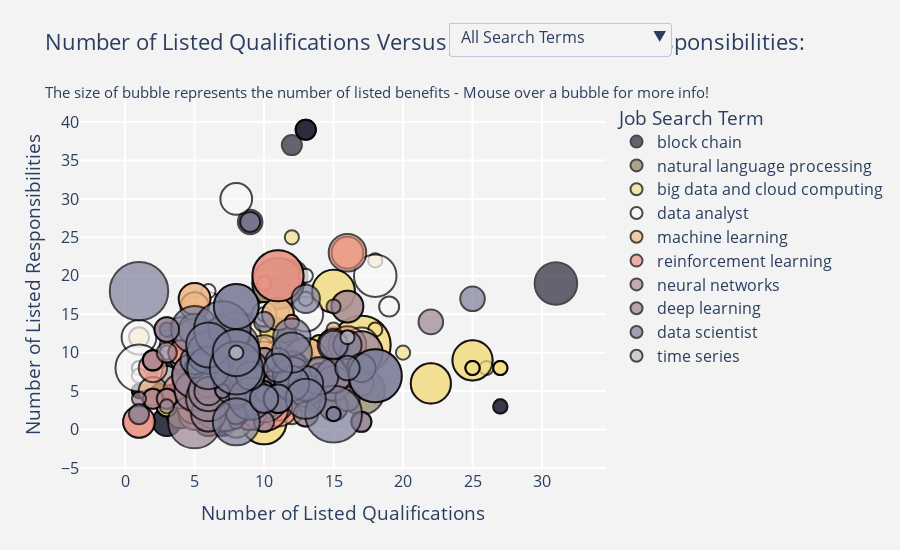

The cell this chart's notebook holds for it:
### Code cell
# Additional considerations here: show a minimum benefits
# What to do with ones that have no benefits?
# Consider the y axis goes to less than 0

import plotly.graph_objects as go
import plotly.express as px
import pandas as pd
import math

color_map = {
    'block chain': '#272838',
    'natural language processing': '#8D8361',
    'big data and cloud computing': "#F3DE8A",
    'machine learning': "#EFB988",
    'reinforcement learning': '#EB9486',
    'neural networks': '#B58A90',
    'deep learning': '#9A8595',
    'data scientist': '#7E7F9A',
    'time series analysis': '#BCBCC9',
    'time series': '#BCBCC9',
    'data analyst': '#F9F8F8',
}

# Reference for bubble size
size_ref = 2*max(agg_sub['num_benefits'])/(65**2)

# Create the viz lists
# 1 value true for all 11 categories
viz_lists = [[True if i == j else False for i in range(11)]for j in range(10)] 

# Initialize the figure
fig = go.Figure()

# Loop through each search term
for i, topic in enumerate(agg_sub['category'].unique()):
    # Filter the dataframe by household
    topic_df = agg_sub[agg_sub['category'] == topic]
    
    # Create the customdata for the hover text
    customdata = topic_df[['title', 'company_name', 'location','category', 'num_qualifications', 'num_responsibilities', 'num_benefits']]
    
    fig.add_trace(
        go.Scatter(
            x=topic_df['num_qualifications'],
            y=topic_df['num_responsibilities'],
            customdata=customdata,
            hovertemplate = '<b>%{customdata[0]}</b><br>Company: %{customdata[1]}<br>Location: %{customdata[2]}<br>Search term: %{customdata[3]}<extra></extra><br><br>Number of benefits: %{customdata[6]}',
            name=topic,
            mode = 'markers',
            marker_size = topic_df['num_benefits'],
            marker = dict(color = color_map[topic], sizemode = 'area', sizeref=size_ref, 
                           line_width=2, line_color='black'),
        )
    )

# Full custom hovertemplate:
#'<b>%{customdata[0]}</b><br>Company: %{customdata[1]}<br>Location: %{customdata[2]}<br>Search term: %{customdata[3]}<extra></extra><br>Number of qualifications: %{customdata[4]}<br>Number of responsibilities: %{customdata[5]}<br>Number of benefits: %{customdata[6]}


fig.update_layout(
    title='Number of Listed Qualifications Versus Number of Listed Responsibilities:<br><br><sup>The size of bubble represents the number of listed benefits - Mouse over a bubble for more info!</sup>',
    xaxis=dict(
        title='Number of Listed Qualifications',
        gridcolor='white',
        gridwidth=2,
    ),
    yaxis=dict(
        title='Number of Listed Responsibilities',
        gridcolor='white',
        gridwidth=2,
    ),
    paper_bgcolor='rgb(243, 243, 243)',
    plot_bgcolor='rgb(243, 243, 243)',
    legend_title_text = 'Job Search Term',
    font=dict(size=16),
    height = 550
)


# Add a dropdown menu to filter by appliance
fig.update_layout(
    updatemenus=[
        go.layout.Updatemenu(
            type='dropdown',
            showactive=True,
            buttons=[
                {'label': 'All Search Terms', 'method': 'update', 'args': [{'visible': True}, 
                                                              ]},
                {'label': 'Blockchain', 'method': 'update', 'args': [{'visible': viz_lists[0]}, ]},
                {'label': 'NLP', 'method': 'update', 'args': [{'visible': viz_lists[1]}, ]},
                {'label': 'Big Data', 'method': 'update', 'args': [{'visible': viz_lists[2]}, ]},
                {'label': 'Data Analyst', 'method': 'update', 'args': [{'visible': viz_lists[3]}, ]},
                {'label': 'Machine Learning', 'method': 'update', 'args': [{'visible': viz_lists[4]}, ]},
                {'label': 'Reinforcement Learning', 'method': 'update', 'args': [{'visible': viz_lists[5]}, ]},
                {'label': 'Neural Networks', 'method': 'update', 'args': [{'visible': viz_lists[6]}, ]},
                {'label': 'Deep Learning', 'method': 'update', 'args': [{'visible': viz_lists[7]}, ]},
                {'label': 'Data Scientist', 'method': 'update', 'args': [{'visible': viz_lists[8]}, ]},
                {'label': 'Time Series', 'method': 'update', 'args': [{'visible': viz_lists[9]}, ]}
            ],
        x = 0.7,
        xanchor = 'left',
        y = 1.21,
        yanchor = 'top',
        )
    ]
)

fig.update_layout(legend= {'itemsizing': 'constant'})
fig.show()

### Figure 1 — Plotly figure (JSON) as saved in the notebook; plotly's stock layout.template omitted (floating-point values rounded to 4 significant figures; data arrays with more than 128 entries replaced by an {"elided": "..."} marker saying what was removed)
{"data": [{"customdata": {"elided": "90x7 mixed values"}, "hovertemplate": "<b>%{customdata[0]}</b><br>Company: %{customdata[1]}<br>Location: %{customdata[2]}<br>Search term: %{customdata[3]}<extra></extra><br><br>Number of benefits: %{customdata[6]}", "marker": {"color": "#272838", "line": {"color": "black", "width": 2}, "size": [0, 2, 0, 0, 0, 1, 4, 9, 0, 0, 2, 1, 4, 0, 2, 4, 1, 2, 0, 4, 2, 1, 11, 0, 4, 3, 0, 0, 0, 8, 0, 1, 0, 0, 9, 2, 0, 3, 1, 0, 5, 0, 4, 2, 0, 9, 0, 0, 2, 0, 0, 0, 2, 0, 1, 0, 4, 0, 0, 0, 0, 0, 0, 1, 5, 0, 2, 0, 10, 0, 0, 11, 0, 9, 2, 3, 4, 4, 6, 2, 0, 3, 1, 0, 2, 9, 0, 4, 4, 0], "sizemode": "area", "sizeref": 0.009941}, "mode": "markers", "name": "block chain", "type": "scatter", "x": [6, 10, 3, 1, 4, 8, 8, 5, 9, 2, 13, 27, 15, null, 5, 14, null, 13, null, 8, 10, 1, 9, 9, 7, 10, 12, 4, 6, 8, 6, 1, 2, 8, 3, 13, null, 10, 9, 9, 12, null, 7, 10, null, 31, 3, 6, 12, 6, 3, 8, 10, 2, 1, null, 14, 13, 2, 7, 7, 6, 5, 27, 5, 4, 10, 5, 8, 7, 8, 9, 12, 5, 12, 9, 3, 8, 6, 14, 9, 10, 9, 5, 17, 3, 8, 3, 8, 2], "y": [5, 9, 6, 1, 8, 1, 5, 5, null, 6, 39, 3, 7, null, 5, 8, 7, 39, null, 5, 9, 5, 12, 4, 1, 8, 4, 3, 4, 10, 12, 5, null, 7, 6, 39, null, 8, 4, 4, 20, null, 1, 1, null, 19, 5, 5, 37, 12, 6, 12, 9, 2, 5, null, 8, 10, 6, 8, 8, 4, 7, 3, 5, 3, 9, 12, 7, 7, 7, 12, 8, 5, 6, 27, 1, 5, 6, 4, 4, 8, 4, 3, 7, 6, 7, 1, 5, 8]}, {"customdata": {"elided": "90x7 mixed values"}, "hovertemplate": "<b>%{customdata[0]}</b><br>Company: %{customdata[1]}<br>Location: %{customdata[2]}<br>Search term: %{customdata[3]}<extra></extra><br><br>Number of benefits: %{customdata[6]}", "marker": {"color": "#8D8361", "line": {"color": "black", "width": 2}, "size": [1, 2, 0, 13, 0, 3, 3, 0, 0, 0, 2, 8, 0, 0, 1, 0, 2, 0, 0, 1, 4, 0, 0, 4, 0, 3, 10, 0, 0, 0, 0, 10, 0, 11, 0, 2, 5, 3, 7, 4, 13, 8, 0, 0, 3, 0, 0, 10, 5, 0, 3, 0, 2, 0, 0, 3, 5, 4, 7, 0, 4, 0, 0, 1, 4, 0, 0, 0, 0, 1, 0, 0, 4, 0, 1, 0, 0, 0, 2, 5, 10, 0, 0, 0, 0, 0, 4, 1, 4, 4], "sizemode": "area", "sizeref": 0.009941}, "mode": "markers", "name": "natural language processing", "type": "scatter", "x": [7, 15, null, 11, 4, 11, 5, 7, 2, 11, 9, 14, 10, null, 7, 1, 9, 8, 6, null, 6, 8, null, 4, 5, 11, 15, 1, 2, 4, 5, 6, null, 17, 1, 6, 6, 10, 11, 6, 11, 14, null, 2, 10, 4, 5, 15, 7, 3, 5, 11, 9, 11, 10, 15, 7, 6, 11, null, 6, 10, 3, 12, 11, 6, 12, 7, 2, 7, 8, 8, 11, 8, 7, null, 8, 18, 9, 6, 15, 5, 3, 8, 3, 8, 4, 12, 11, 6], "y": [2, 12, 2, 19, 6, 8, 6, 7, 2, 15, 8, 8, null, null, 6, null, 8, 3, 1, 6, 1, 3, null, 2, 4, 18, 7, 20, 2, 8, 8, 5, 2, 5, null, 7, 2, 9, 12, 1, 19, 8, 2, 2, 9, 6, 8, 7, null, 6, 6, 7, 8, 15, null, 7, null, 1, 12, null, 1, 4, 3, 3, 5, null, 2, 9, 20, 2, 3, 7, 5, 3, 2, 1, 1, 9, 8, 2, 7, 4, 9, 3, 6, 3, 2, 3, 5, 1]}, {"customdata": {"elided": "90x7 mixed values"}, "hovertemplate": "<b>%{customdata[0]}</b><br>Company: %{customdata[1]}<br>Location: %{customdata[2]}<br>Search term: %{customdata[3]}<extra></extra><br><br>Number of benefits: %{customdata[6]}", "marker": {"color": "#F3DE8A", "line": {"color": "black", "width": 2}, "size": [4, 0, 0, 9, 1, 10, 1, 3, 8, 0, 17, 2, 0, 1, 1, 0, 0, 1, 8, 10, 2, 0, 0, 0, 2, 2, 1, 1, 0, 0, 0, 0, 0, 0, 0, 7, 1, 1, 0, 0, 0, 0, 0, 0, 10, 2, 1, 0, 0, 0, 1, 9, 2, 0, 0, 8, 1, 0, 8, 2, 2, 0, 0, 3, 1, 0, 0, 0, 17, 1, 1, 1, 0, 7, 1, 1, 10, 0, 0, 0, 2, 1, 0, 4, 1, 2, 2, 2, 1, 0], "sizemode": "area", "sizeref": 0.009941}, "mode": "markers", "name": "big data and cloud computing", "type": "scatter", "x": [10, 19, 17, 15, 2, 10, 27, 16, 22, 19, 17, null, 14, 25, 6, 1, 20, 27, 25, 10, 14, 24, 11, 19, 3, null, 18, 7, 6, 19, 4, 15, 16, 25, 12, 15, 26, 11, 4, 24, 18, 18, 9, 19, 10, 3, 7, 11, 19, 19, 11, 15, 13, 11, 11, 25, 25, 24, 22, 14, 3, 12, 25, 16, 1, 5, 11, 3, 17, 20, 25, 18, 16, 15, 18, 27, 10, 15, 16, 4, null, 2, 4, 10, 12, 4, null, 1, 25, 17], "y": [13, 13, 9, 18, null, 1, 8, 7, 6, 16, 11, 5, 7, 8, 13, 1, 9, 8, 9, 8, 11, 7, 8, 5, 3, 5, 13, 1, null, 13, 8, 11, 7, 24, 8, 8, 8, 8, 15, 7, 9, 1, 7, 13, 8, 3, 1, 8, 13, 5, 8, 18, 9, null, 4, 9, 8, 7, 6, 11, 3, 8, 24, 7, 2, 11, 8, 8, 11, 10, 8, 13, 7, 8, 22, 8, 1, 11, 20, 15, 3, null, 8, 13, 25, 9, 5, 12, 8, 9]}, {"customdata": {"elided": "90x7 mixed values"}, "hovertemplate": "<b>%{customdata[0]}</b><br>Company: %{customdata[1]}<br>Location: %{customdata[2]}<br>Search term: %{customdata[3]}<extra></extra><br><br>Number of benefits: %{customdata[6]}", "marker": {"color": "#F9F8F8", "line": {"color": "black", "width": 2}, "size": [6, 0, 0, 0, 0, 0, 0, 2, 0, 2, 0, 0, 2, 0, 0, 2, 9, 2, 0, 3, 0, 0, 4, 2, 0, 0, 0, 0, 0, 3, 1, 8, 0, 6, 0, 0, 0, 0, 0, 0, 2, 0, 7, 0, 0, 1, 3, 3, 0, 2, 1, 2, 1, 1, 2, 0, 0, 1, 0, 1, 0, 0, 6, 4, 0, 5, 6, 11, 1, 1, 7, 1, 1, 0, 6, 12, 2, 0, 4, 0, 0, 1, 1, 1, 0, 1, 0, 1, 0, 0], "sizemode": "area", "sizeref": 0.009941}, "mode": "markers", "name": "data analyst", "type": "scatter", "x": [16, 14, 7, 7, 12, 10, 10, 11, 6, 8, null, 6, 19, 9, 7, 5, 18, 12, 6, 10, null, 6, 6, 9, 9, 7, 15, 19, 6, 10, 6, 8, 6, 17, 10, 13, 14, 18, 16, 6, 3, 7, 12, null, 6, 1, 10, 9, 14, 10, 1, 10, 10, 3, 5, null, 7, 1, null, 8, null, 9, 13, 15, 9, 8, 1, 1, 6, 13, 7, 10, 13, 7, 10, 8, 10, 22, 12, null, 19, 8, 8, 3, null, 3, null, 14, null, 8], "y": [7, 18, 17, 19, 9, 17, 8, 5, 10, 6, null, 17, 16, 19, null, 16, 20, 5, 9, 15, null, 9, 16, 10, 8, null, 4, 24, 10, 15, 18, 4, 9, 11, 10, 14, 12, 13, 21, 10, 7, 10, 9, null, 6, 8, 8, 3, 12, 5, 8, 5, 11, 12, 15, 3, 18, 7, null, 1, null, 16, 15, 3, 13, 30, 12, 8, 8, 20, 8, 15, 17, 18, 7, 12, 5, 13, 8, null, 14, null, 7, 11, null, 10, null, 10, 3, 2]}, {"customdata": {"elided": "90x7 mixed values"}, "hovertemplate": "<b>%{customdata[0]}</b><br>Company: %{customdata[1]}<br>Location: %{customdata[2]}<br>Search term: %{customdata[3]}<extra></extra><br><br>Number of benefits: %{customdata[6]}", "marker": {"color": "#EFB988", "line": {"color": "black", "width": 2}, "size": [0, 0, 5, 0, 1, 5, 7, 2, 4, 2, 2, 0, 3, 4, 0, 3, 0, 5, 11, 0, 5, 0, 10, 7, 0, 6, 5, 3, 7, 1, 0, 4, 5, 6, 7, 7, 4, 5, 4, 6, 5, 7, 0, 1, 0, 1, 6, 3, 0, 0, 5, 4, 5, 1, 4, 7, 6, 10, 7, 3, 0, 3, 0, 3, 0, 0, 3, 2, 4, 6, 6, 0, 0, 5, 4, 0, 0, 1, 3, 0, 0, 5, 3, 7, 3, 6, 6, 9, 2, 7], "sizemode": "area", "sizeref": 0.009941}, "mode": "markers", "name": "machine learning", "type": "scatter", "x": [23, 6, 16, 14, 5, 5, 9, 10, 2, 7, 7, 14, 13, 5, 16, 11, 10, 5, 10, null, 13, 10, 13, 6, null, 11, 11, 9, 9, 12, null, 10, 15, 6, 11, 7, null, 11, 8, 12, 12, 10, null, 10, 6, 15, 6, 4, 8, 4, 16, 2, 9, 7, 5, 9, 12, 13, 7, 13, null, 9, 12, 6, null, 6, 8, null, 10, 10, 12, 12, 4, 16, null, 8, 2, 10, 9, 10, null, 8, 8, 8, 17, 14, 9, 17, 12, 5], "y": [4, 6, 16, 5, 1, 17, 6, 1, null, null, null, 9, 4, 16, 12, 4, 8, 17, 4, null, 5, 8, 9, 4, null, 5, 15, 6, null, null, 5, 3, 11, 2, 9, 11, 5, 15, 5, 7, 8, 9, null, 2, 2, 13, 2, 13, 8, 9, 23, 5, null, 6, 5, null, 7, 9, 11, 2, null, 7, 14, 6, null, 6, 11, 3, 4, 10, 8, 2, null, 23, 5, 4, 6, 2, 6, 9, null, 1, 11, 5, 6, 7, 8, 10, 2, 12]}, {"customdata": {"elided": "90x7 mixed values"}, "hovertemplate": "<b>%{customdata[0]}</b><br>Company: %{customdata[1]}<br>Location: %{customdata[2]}<br>Search term: %{customdata[3]}<extra></extra><br><br>Number of benefits: %{customdata[6]}", "marker": {"color": "#EB9486", "line": {"color": "black", "width": 2}, "size": [0, 0, 5, 3, 0, 8, 0, 0, 2, 0, 0, 0, 1, 12, 0, 8, 3, 0, 12, 0, 0, 4, 7, 4, 0, 1, 0, 1, 0, 5, 0, 0, 1, 13, 0, 5, 8, 0, 5, 0, 2, 15, 5, 1, 0, 0, 0, 0, 4, 4, 2, 8, 0, 0, 7, 3, 0, 3, 12, 7, 0, 0, 12, 5, 4, 0, 6, 0, 0, 2, 0, 0, 0, 0, 13, 1, 8, 0, 0, 0, 6, 0, 0, 5, 0, 3, 0, 5, 5, 2], "sizemode": "area", "sizeref": 0.009941}, "mode": "markers", "name": "reinforcement learning", "type": "scatter", "x": [1, 6, 9, 7, 4, 5, null, 9, 7, 15, 15, 4, 10, 10, 15, 11, 4, 8, 6, 8, 9, 14, 9, 2, 10, 11, 6, 11, 1, 5, null, 8, 12, 11, null, 1, 10, null, 6, null, 7, 7, 5, 8, 8, null, 11, 9, 5, 11, 5, 5, 9, null, 16, 7, null, 3, 10, 16, 8, 11, 6, 9, 14, null, 5, 15, null, 7, 1, 9, 5, null, 11, 12, 10, null, 8, 1, 4, 4, 2, 1, null, 4, 4, 9, 6, 5], "y": [null, 6, 2, 6, 6, 5, 3, 6, 5, 2, 2, 6, 19, 3, 16, 3, 10, 11, 4, 5, 6, 4, 6, 8, 9, 7, 6, 8, 2, null, null, 4, 14, 20, null, 1, 4, null, 8, 1, 5, 8, 2, 5, 11, 2, 4, null, 9, 3, 4, 5, 15, 3, 11, 6, 1, 13, 3, 23, 5, 7, 4, 6, 4, 1, 3, 16, null, 8, 20, 6, 6, null, 20, 14, 4, null, 4, null, 5, 6, 3, 1, null, 10, 6, 2, 8, 4]}, {"customdata": {"elided": "90x7 mixed values"}, "hovertemplate": "<b>%{customdata[0]}</b><br>Company: %{customdata[1]}<br>Location: %{customdata[2]}<br>Search term: %{customdata[3]}<extra></extra><br><br>Number of benefits: %{customdata[6]}", "marker": {"color": "#B58A90", "line": {"color": "black", "width": 2}, "size": [2, 0, 5, 0, 0, 5, 7, 0, 21, 1, 0, 0, 2, 0, 5, 0, 0, 2, 5, 4, 1, 4, 0, 2, 0, 0, 5, 1, 0, 5, 7, 0, 2, 0, 0, 3, 0, 3, 2, 0, 0, 0, 0, 2, 0, 0, 0, 0, 0, 0, 5, 7, 7, 0, 1, 0, 5, 5, 0, 0, 0, 5, 1, 21, 0, 2, 0, 0, 0, 2, 0, 2, 3, 0, 4, 0, 3, 0, 1, 2, 0, 0, 5, 0, 0, 0, 0, 5, 0, 4], "sizemode": "area", "sizeref": 0.009941}, "mode": "markers", "name": "neural networks", "type": "scatter", "x": [2, 4, 5, 17, 21, 16, 10, null, 7, 10, 2, null, 6, 1, 9, 2, 1, 2, 9, 6, 9, 15, null, 2, null, null, 5, 10, 3, 5, 7, 8, 3, 11, 9, 7, 5, 14, 2, 4, null, 3, null, 2, 1, 1, null, null, 4, 2, 5, 10, 7, null, 9, 5, 9, 5, 1, 21, 2, 16, 10, 7, 3, 6, null, null, 2, 6, 4, 2, 7, 5, 15, null, 14, 1, 10, 3, 11, 17, 5, 14, 7, 9, null, 9, 8, 6], "y": [9, 2, null, 4, 14, null, 7, 1, 4, 6, 2, null, 7, null, null, null, 10, 4, 4, 7, 8, 3, 3, 9, null, 1, null, 6, 2, null, 10, 3, 4, 4, 1, 5, null, 7, 9, 2, null, null, null, 4, 1, null, null, null, 5, 1, null, 7, 10, 1, 8, null, 4, null, null, 14, 2, null, 6, 4, 2, 7, null, null, null, 6, 2, 9, 5, 2, 3, 3, 7, 10, 6, 4, 4, 4, null, 3, 9, 1, 1, null, 3, 7]}, {"customdata": {"elided": "90x7 mixed values"}, "hovertemplate": "<b>%{customdata[0]}</b><br>Company: %{customdata[1]}<br>Location: %{customdata[2]}<br>Search term: %{customdata[3]}<extra></extra><br><br>Number of benefits: %{customdata[6]}", "marker": {"color": "#9A8595", "line": {"color": "black", "width": 2}, "size": [0, 7, 5, 0, 1, 1, 1, 11, 2, 6, 14, 10, 5, 1, 0, 0, 0, 0, 3, 1, 7, 2, 8, 0, 2, 4, 0, 6, 2, 4, 5, 6, 2, 4, 2, 10, 0, 0, 6, 1, 3, 4, 0, 5, 7, 6, 0, 0, 0, 7, 7, 1, 4, 0, 7, 2, 1, 3, 0, 6, 10, 0, 0, 4, 5, 0, 10, 8, 2, 0, 0, 2, 9, 1, 0, 4, 0, 2, 3, 1, 0, 0, 0, 0, 0, 1, 3, 0, 10, 6], "sizemode": "area", "sizeref": 0.009941}, "mode": "markers", "name": "deep learning", "type": "scatter", "x": [6, 9, 16, 23, 11, 1, 8, 10, 10, 15, 5, 5, 13, 8, 1, null, null, null, 10, 7, 9, 8, 5, 8, 3, null, 12, 15, 10, 9, 15, 15, 10, 9, 17, 5, 5, 7, 9, 12, 16, 7, 14, 12, 8, 6, null, 8, 3, 12, 8, 7, null, 6, 12, 8, 15, 10, null, 15, 6, null, 1, 6, 13, 6, 8, 6, 17, 5, 5, 8, 17, 3, 7, 6, 9, 8, 13, 12, null, 14, 6, 12, 8, 15, 22, 6, 8, 9], "y": [6, 6, 16, 4, 8, 4, 1, 4, 1, 7, 1, 7, 5, 7, null, null, null, null, 9, 6, null, 2, 5, 9, 10, 5, 2, 6, 5, 7, 11, 6, 5, 7, 1, 7, 1, 5, 8, 5, 4, 8, 6, 8, 10, 2, 3, 4, null, 7, 10, 6, 5, 1, 7, 2, null, 9, null, 7, 4, null, 4, 6, 5, 1, 11, 5, 1, 4, 4, 4, 10, 3, 5, 5, null, 4, 2, 5, null, 7, 4, 2, 9, 16, 14, 6, 6, 8]}, {"customdata": {"elided": "90x7 mixed values"}, "hovertemplate": "<b>%{customdata[0]}</b><br>Company: %{customdata[1]}<br>Location: %{customdata[2]}<br>Search term: %{customdata[3]}<extra></extra><br><br>Number of benefits: %{customdata[6]}", "marker": {"color": "#7E7F9A", "line": {"color": "black", "width": 2}, "size": [0, 14, 16, 4, 9, 0, 4, 0, 4, 5, 4, 2, 4, 1, 1, 7, 0, 7, 4, 6, 0, 0, 6, 0, 0, 8, 11, 0, 0, 0, 0, 0, 9, 1, 0, 4, 0, 2, 0, 14, 4, 2, 0, 0, 11, 17, 0, 0, 1, 2, 1, 4, 3, 11, 3, 0, 10, 0, 0, 0, 4, 0, 0, 9, 0, 0, 3, 0, 2, 8, 0, 0, 4, 4, 3, 0, 16, 10, 0, 0, 4, 0, 0, 0, 14, 0, 1, 2, 11, 10], "sizemode": "area", "sizeref": 0.009941}, "mode": "markers", "name": "data scientist", "type": "scatter", "x": [13, 18, 15, 16, 9, 2, 11, 12, 15, 5, 11, 5, 5, 7, 3, 14, 10, 12, 17, 13, 12, 8, 12, 3, 8, 13, 5, null, 16, 9, 7, 9, 6, 11, null, 11, 13, 9, 13, 18, 7, 9, 3, null, 8, 1, 4, null, null, 14, 15, 8, 25, 8, 11, 6, 8, null, 8, null, 13, 8, 18, 6, 19, 3, 16, 11, 10, 12, 5, 5, 10, 11, 3, null, 7, 6, null, null, 9, 10, 14, 11, 8, 11, 15, 1, 8, 8], "y": [4, 7, 2, 11, 4, 9, 4, 19, 11, 13, 4, 8, 9, 5, 13, 7, 5, 12, 8, 6, 13, 5, 6, 5, 6, 4, 13, null, 12, null, 11, null, 10, null, 1, 4, 12, 9, 4, 7, 13, 27, 7, null, 1, 18, 11, 19, 1, null, 2, 12, 17, 10, 9, 1, 16, 16, 4, 4, 17, 8, 14, 8, 17, 7, 8, 16, 14, 10, 31, 18, 4, 8, 13, null, 13, 11, null, 14, 7, 21, 9, 6, 8, 6, 2, 2, 10, 16]}, {"customdata": [["Time Series Analyst", "Planet Pharma", "South San Francisco, CA", "time series", 11, 12, 0], ["Business Analyst (Time Series Modeling)", "Upwork", "Anywhere", "time series", null, 7, 0], ["AI Engineer - Time Series & GAN Expert for Real Estate Prediction...", "Upwork", "Anywhere", "time series", 7, 7, 0], ["Data Scientist, AWS Forecasting, EC2 Core Platform", "Amazon.com Services LLC", "Seattle, WA", "time series", null, 1, 1], ["Simulate simple Mathematical model for nonlinear dynamical time...", "Upwork", "Anywhere", "time series", null, 4, 0], ["Data Scientist", "Shelf Engine", "Anywhere", "time series", 6, 7, 0], ["Data Scientist (Time Series Analysis and Forecasting) at Experfy...", "Experfy", "Westborough, MA", "time series", 5, null, 1], ["Time Series Analyst", "Planet Pharma", "South San Francisco, CA", "time series", 11, 12, 0], ["Ionosphere Phase Estimation for InSAR Time Series Analyses", "NASA Jet Propulsion Laboratory California Institut", "Pasadena, CA", "time series", 8, 10, 1], ["Sr. Data Scientist (Time Series Forecasting for Advanced IoT...", "Caterpillar, Inc", "Chicago, IL", "time series", 16, 12, 1], ["Business Analyst (Time Series Modeling)", "Upwork", "Anywhere", "time series", null, 7, 0], ["Simulate simple Mathematical model for nonlinear dynamical time...", "Upwork", "Anywhere", "time series", null, 4, 0], ["Timseseries ML Expert", "Upwork", "Anywhere", "time series", 1, 5, 0]], "hovertemplate": "<b>%{customdata[0]}</b><br>Company: %{customdata[1]}<br>Location: %{customdata[2]}<br>Search term: %{customdata[3]}<extra></extra><br><br>Number of benefits: %{customdata[6]}", "marker": {"color": "#BCBCC9", "line": {"color": "black", "width": 2}, "size": [0, 0, 0, 1, 0, 0, 1, 0, 1, 1, 0, 0, 0], "sizemode": "area", "sizeref": 0.009941}, "mode": "markers", "name": "time series", "type": "scatter", "x": [11, null, 7, null, null, 6, 5, 11, 8, 16, null, null, 1], "y": [12, 7, 7, 1, 4, 7, null, 12, 10, 12, 7, 4, 5]}], "layout": {"font": {"size": 16}, "height": 550, "legend": {"itemsizing": "constant", "title": {"text": "Job Search Term"}}, "paper_bgcolor": "rgb(243, 243, 243)", "plot_bgcolor": "rgb(243, 243, 243)", "title": {"text": "Number of Listed Qualifications Versus Number of Listed Responsibilities:<br><br><sup>The size of bubble represents the number of listed benefits - Mouse over a bubble for more info!</sup>"}, "updatemenus": [{"buttons": [{"args": [{"visible": true}], "label": "All Search Terms", "method": "update"}, {"args": [{"visible": [true, false, false, false, false, false, false, false, false, false, false]}], "label": "Blockchain", "method": "update"}, {"args": [{"visible": [false, true, false, false, false, false, false, false, false, false, false]}], "label": "NLP", "method": "update"}, {"args": [{"visible": [false, false, true, false, false, false, false, false, false, false, false]}], "label": "Big Data", "method": "update"}, {"args": [{"visible": [false, false, false, true, false, false, false, false, false, false, false]}], "label": "Data Analyst", "method": "update"}, {"args": [{"visible": [false, false, false, false, true, false, false, false, false, false, false]}], "label": "Machine Learning", "method": "update"}, {"args": [{"visible": [false, false, false, false, false, true, false, false, false, false, false]}], "label": "Reinforcement Learning", "method": "update"}, {"args": [{"visible": [false, false, false, false, false, false, true, false, false, false, false]}], "label": "Neural Networks", "method": "update"}, {"args": [{"visible": [false, false, false, false, false, false, false, true, false, false, false]}], "label": "Deep Learning", "method": "update"}, {"args": [{"visible": [false, false, false, false, false, false, false, false, true, false, false]}], "label": "Data Scientist", "method": "update"}, {"args": [{"visible": [false, false, false, false, false, false, false, false, false, true, false]}], "label": "Time Series", "method": "update"}], "showactive": true, "type": "dropdown", "x": 0.7, "xanchor": "left", "y": 1.21, "yanchor": "top"}], "xaxis": {"gridcolor": "white", "gridwidth": 2, "title": {"text": "Number of Listed Qualifications"}}, "yaxis": {"gridcolor": "white", "gridwidth": 2, "title": {"text": "Number of Listed Responsibilities"}}}}
